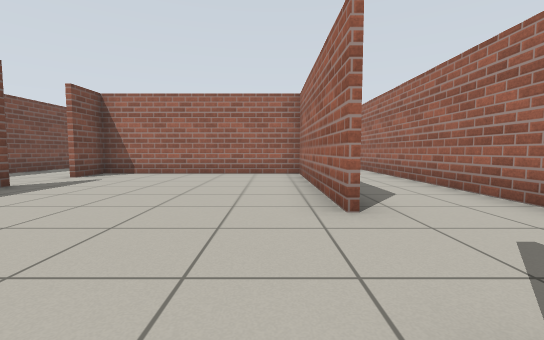
View 1 (above)

23 first-person views from a walk through a world built for the Gazebo simulator. The camera is 0.72 m above the floor, tilts 4° down and sees 90° across. The floor is counted in squares, 1 m on a side. Each view is taken from the middle of a square. On the plan, view 1 faces up. The plan holds only what a view shows up to about 9 squares ahead; the rest is blank.

View 2
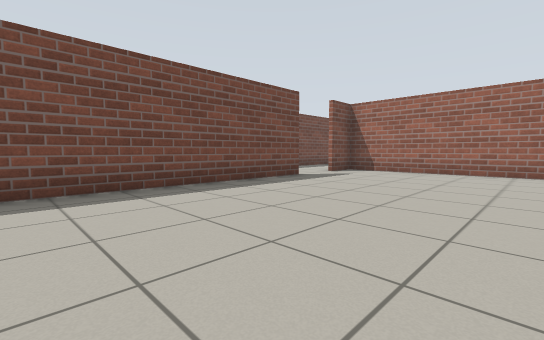

View 3
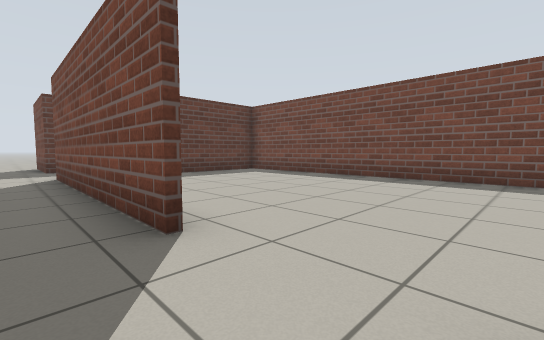

View 4
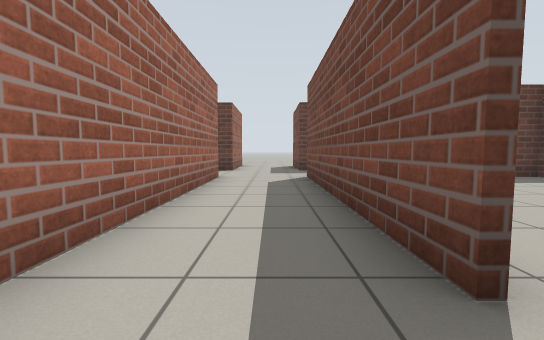

View 5
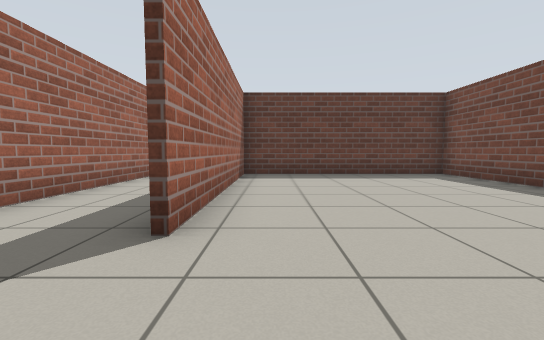

View 6
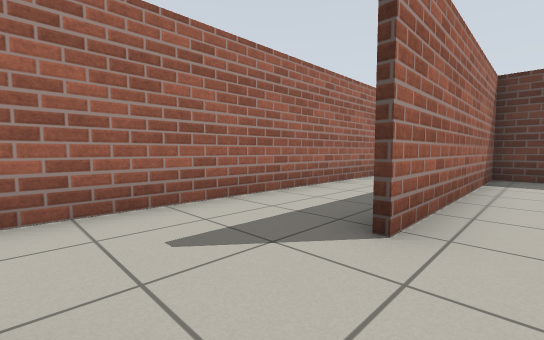

View 7
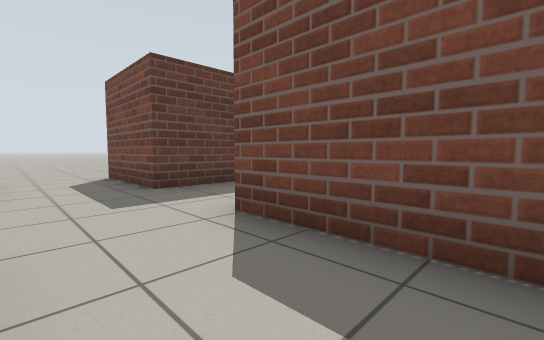

View 8
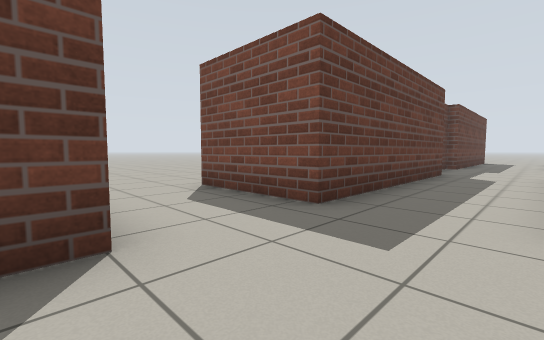

View 9
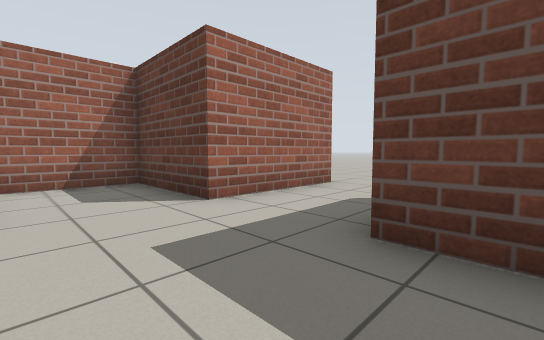

View 10
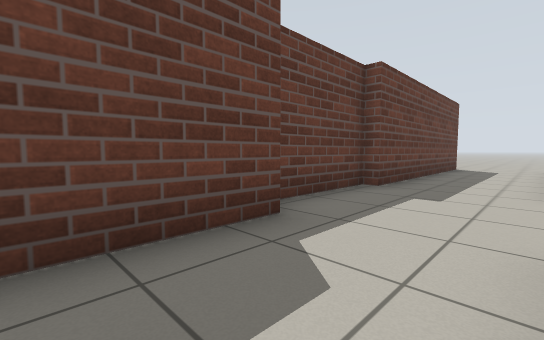

View 11
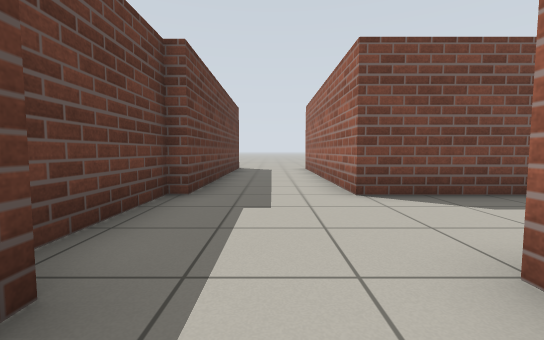

View 12
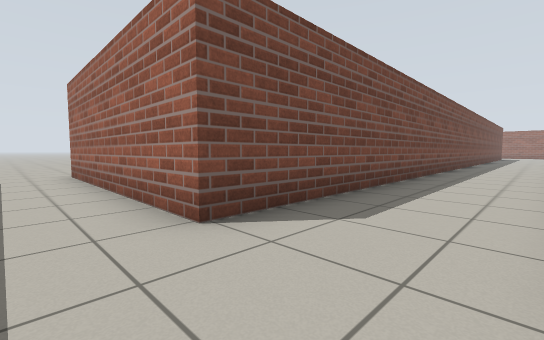

View 13
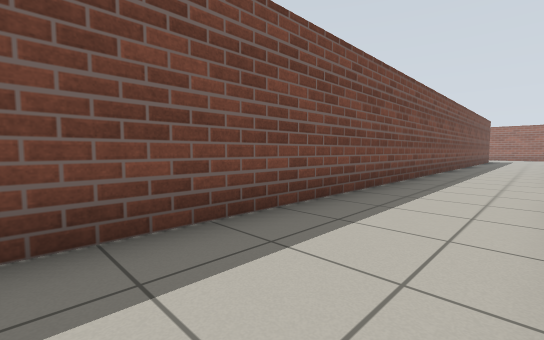

View 14
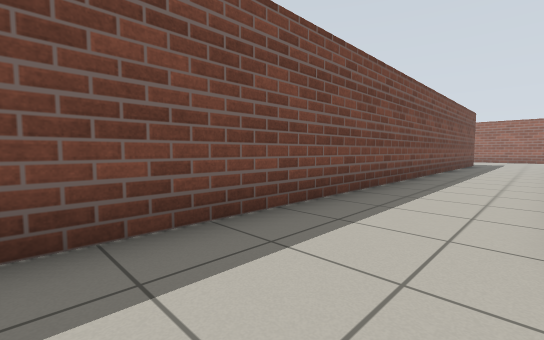

View 15
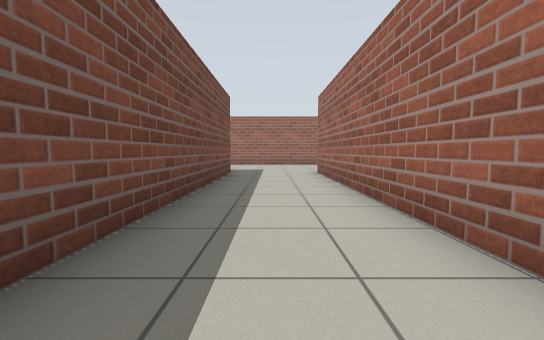

View 16
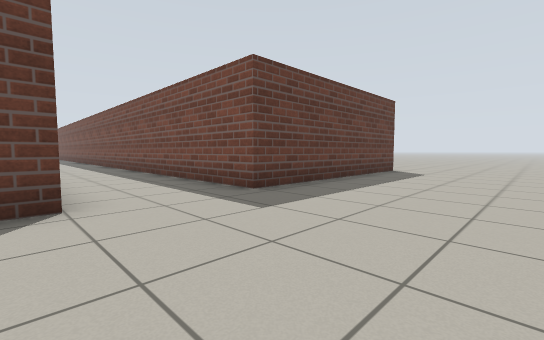

View 17
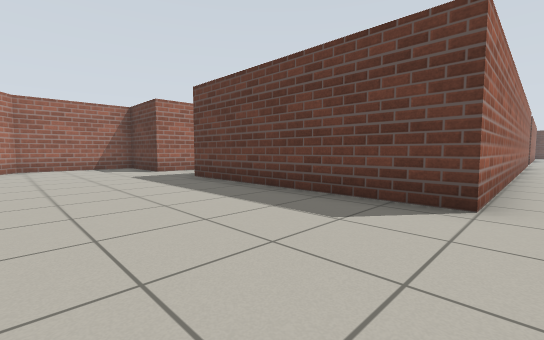

View 18
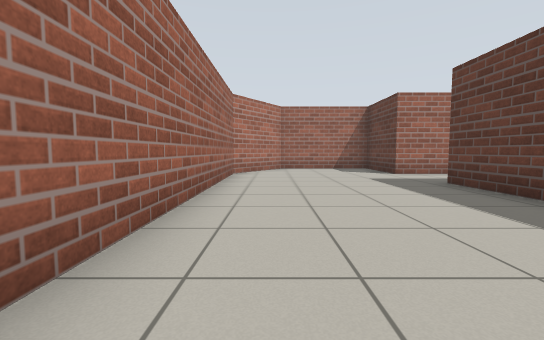

View 19
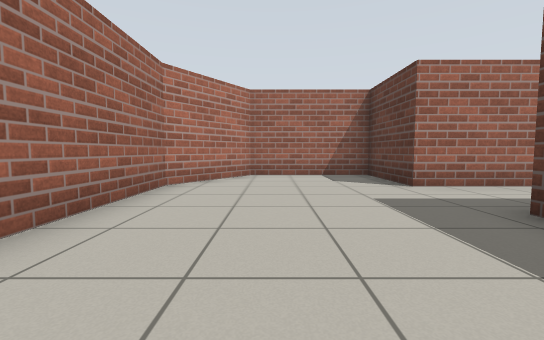

View 20
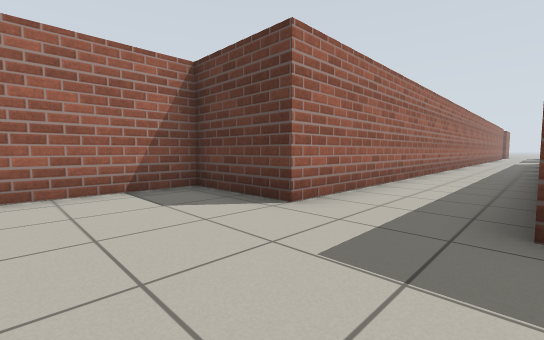

View 21
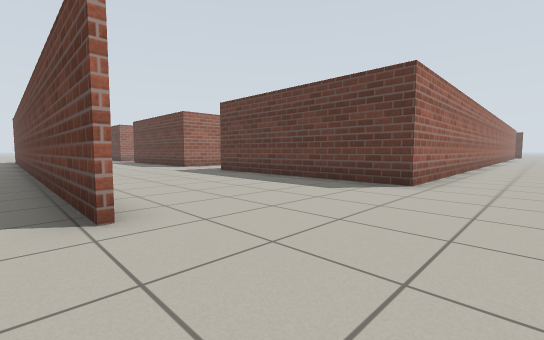

View 22
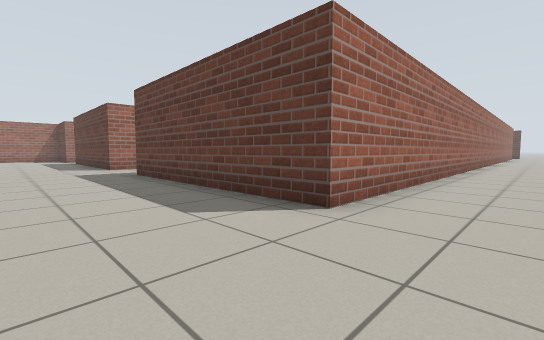

View 23
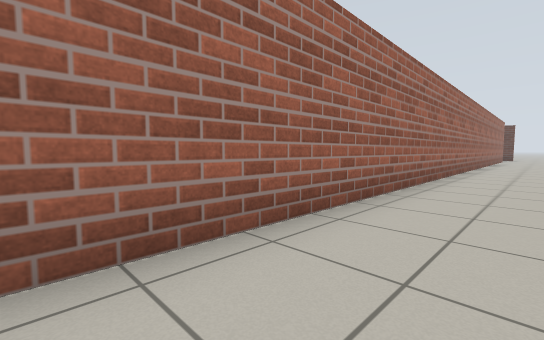

### Floor plan
Key: @ floor where view 1 was taken; # wall or solid block; . floor.
Columns run from 17 left of view 1 to 6 right of it. Each row starts with its distance up from view 1.
 27 .............
 26 ...####################
 25 ......................##
 24 .......................#
 23 .......................#
 22 .......................#
 21 ..#######...#######..###
 20 ..#     #...#      ..#
 19 ..#     #...#      ..#
 18 ..#     #...#      ..#
 17 ..#     #...#      ..#
 16 ..#     #...#      ..#
 15 ..#     #...#      ..#
 14 ..#     #...#      ..#
 13 ..#     #...#      ..
 12 ..#     #...
 11 ..#     #...
 10 ..#     #...
  9 ..#     #...####### .#
  8 ..#     #...#.....# .#
  7 ..#     #.........#..#
  6 ..#     #.........#..#
  5 ..      #...#.....#..#
  4         #...#.....#..#
  3         #...#........#
  2         #...#........#
  1         #...#........#
  0         #...#....@#..#
 -1         #...#.....#..#
 -2         #...#.....#..#
 -3         #...#.....#..#
 -4         #...#.....#..#
 -5   #######...#######..#
 -6 .......................#
 -7 .......................#
 -8    ###### ..#######..###
 -9          ####     #..#
-10                   #..#
-11                   #..#
-12                  .....
-13                  .....

Where each view was taken, in squares from view 1:
view 1: 0 up, 0 right, facing up
view 2: 1 down, 0 right, facing up-left
view 3: 3 up, 2 right, facing down-left
view 4: 2 up, 2 right, facing down
view 5: 3 up, 0 right, facing down
view 6: 3 up, 0 right, facing down-right
view 7: 3 down, 3 right, facing down-left
view 8: 6 down, 4 right, facing down-left
view 9: 6 down, 0 right, facing down-right
view 10: 6 down, 3 left, facing down-left
view 11: 7 down, 4 left, facing left
view 12: 7 down, 6 left, facing up-left
view 13: 0 up, 6 left, facing up-left
view 14: 5 up, 6 left, facing up-left
view 15: 12 up, 7 left, facing up
view 16: 25 up, 5 left, facing down-left
view 17: 25 up, 6 left, facing down-right
view 18: 25 up, 5 left, facing right
view 19: 24 up, 2 left, facing right
view 20: 24 up, 1 right, facing down-right
view 21: 27 up, 17 left, facing down-right
view 22: 24 up, 17 left, facing down-right
view 23: 17 up, 17 left, facing down-right
